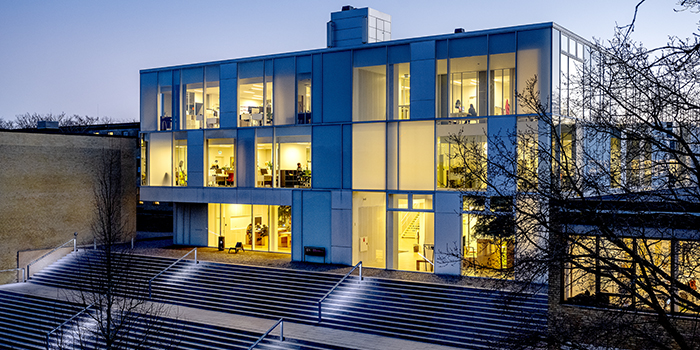
#> input picture DTU_700x350.jpg, 700 x 350 px
$ python matplotlib_example.py
#> lines starting #> are read from the running program, lines starting #| are printed output that depends on the picture
#%%
import matplotlib.pyplot as plt
import PIL.Image
import numpy as np

# reading and displaying the image
filename = 'DTU_700x350.jpg'
DTU_image = np.array(PIL.Image.open(filename))
#> DTU_image is the input picture: shape (350, 700, 3); mean R, G, B 100.3, 105.4, 112.6
fig, ax = plt.subplots()
ax.imshow(DTU_image)

#%% extracting columns from the image
print(DTU_image.shape)
#| (350, 700, 3)
h, w, l = DTU_image.shape
#> h = 350; w = 700; l = 3
print(w//3)
#| 233


column0 = DTU_image[:, 0:233, :]
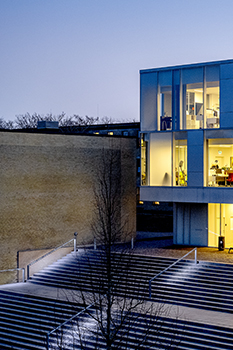
#> column0: shape (350, 233, 3); mean R, G, B 101.1, 106.5, 120.8
column1 = DTU_image[:, 233:466, :]
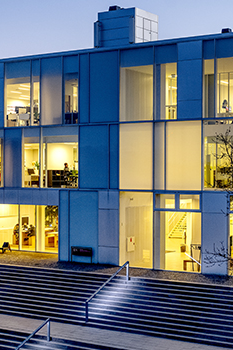
#> column1: shape (350, 233, 3); mean R, G, B 108, 116.3, 120.1
column2 = DTU_image[:, 466:, :]
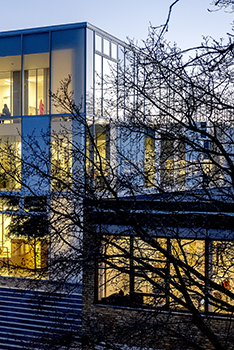
#> column2: shape (350, 234, 3); mean R, G, B 92, 93.3, 97

mosaic = np.column_stack((column2, column1, column0))
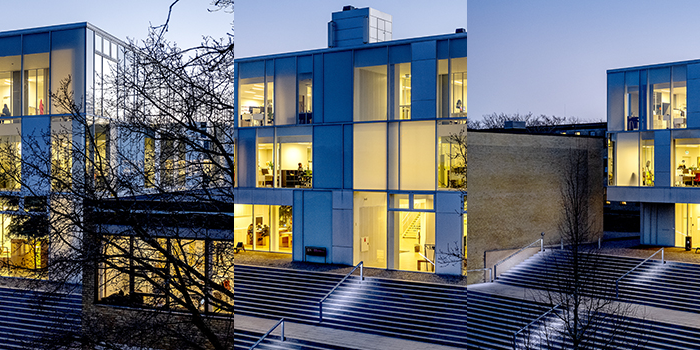
#> mosaic: shape (350, 700, 3); mean R, G, B 100.3, 105.4, 112.6

fig, ax = plt.subplots()
ax.imshow(mosaic)


#%% making a red background and pasting a part of the image
red_image = np.zeros((350, 350, 3), dtype=np.uint8)
red_image[:,:,0] = 255

red_image[50:300, 50:300, :] = DTU_image[100:350, 100:350, :]
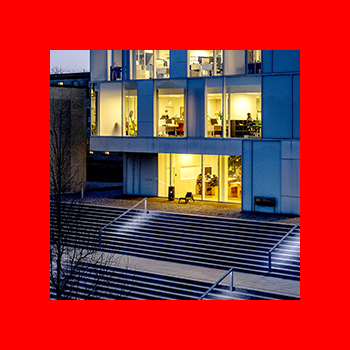
#> red_image: shape (350, 350, 3); mean R, G, B 166.7, 44.7, 47.3

fig, ax = plt.subplots()
ax.imshow(red_image)

# %%

def extract_image_blocks(image, blocks_shape):
    h, w, l = image.shape
